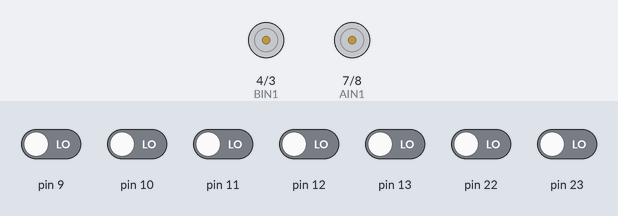
The sketch below on a simulated Arduino Uno, built with avr-gcc and run on an emulated ATmega328P. Parts: motor-driver pin pairs drawn as motors (green arrow = first pin HIGH = forward, orange = second pin HIGH = backward, longer = more drive). The inputs (shaded band) are chosen by the test bench; at power-on: pin 9–13, pin 22, pin 23 LOW.

Above: at 1.2 s.
1.3 s: pin 9 driven HIGH
At 2.3 s:
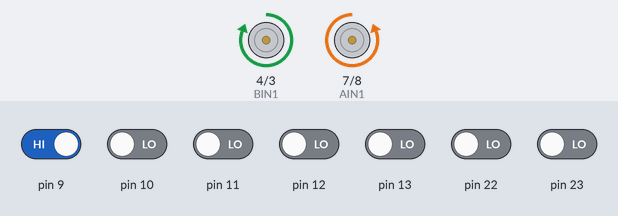
2.8 s: pin 11 driven HIGH
At 3.9 s:
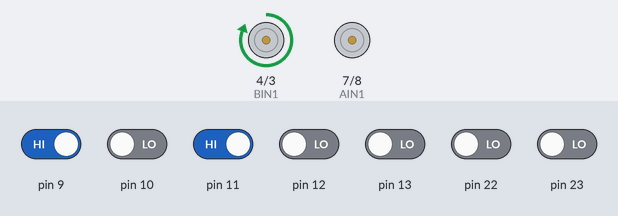
4.4 s: pin 11 driven LOW
At 5.1 s:
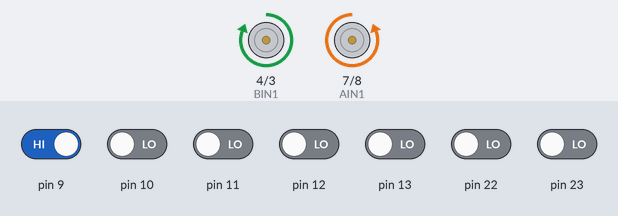
5.9 s: pin 9 driven LOW
At 6.4 s:
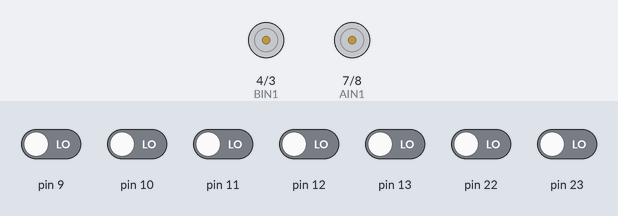
7.4 s: pin 13 driven HIGH
At 8.8 s:
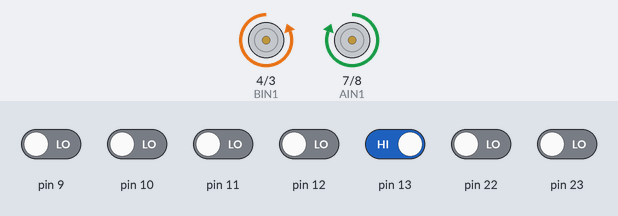
Timing chart, 0 to 9.9 s (numbered marks = the images above; inputs shaded):
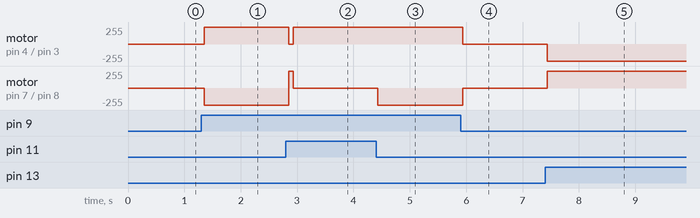

The sketch:

LFR_fullcode.ino
```cpp
/*
Line Follower ItMuC & SPE Project
By:
- Bryan Jeremias Legihono (2602147925)
- Muhammad Muflih Fasya (2602151866)

Robot Name: ???
*/

// Define motor control pins
#define AIN1 7
#define AIN2 8
#define BIN1 4
#define BIN2 3

// Define PID Constants
const float Kp = 40;
const float Ki = 0.01;
const float Kd = 8;

void sensorRead();

void motorCtrl(float);
void forward();
void backward();
void stop();
void turnLeft();
void turnRight();
void turnLeftIn();
void turnRightIn();
void rotateCCW();
void rotateCW();

int errorCal();
uint8_t getSensorByte();

// Variable Initialization
bool IRVal[5] = {0,0,0,0,0};
float I = 0;
float lastErr = 0;

void setup() {
  Serial.begin(9600);

  // Set sensor pins as inputs
  DDRB &= ~(0b00111110); // Pin 9-13 (5 in total)

  // Set motor control pins as outputs
  pinMode(AIN1, OUTPUT);
  pinMode(AIN2, OUTPUT);
  pinMode(BIN1, OUTPUT);
  pinMode(BIN2, OUTPUT);

  // Initial motor state (stop)
  stop();
}

// Main Loop
void loop() {
  sensorRead();

  // Calculate error (desired position is 0)
  float err = errorCal();

  // Calculate integral
  I += err;

  // Calculate derivative
  float D = err - lastErr;

  // PID output
  float out = Kp * err + Ki * I + Kd * D;

  // Save the error for the next loop
  lastErr = err;

  motorCtrl(out);

  // // Optional: Debugging output
  // Serial.print(" Error: ");
  // Serial.print(err);
  // Serial.print(" Output: ");
  // Serial.println(out);

  // Small delay to prevent overwhelming the serial output
  delay(75);
}

// Calculates error
int errorCal(){
  int error = 0;
  uint8_t byteVal = getSensorByte();

  // Serial.print(byteVal);

  if      (byteVal == 0b00010000) error = -4;
  else if (byteVal == 0b00011000) error = -3;
  else if (byteVal == 0b00011100) error = -3;
  else if (byteVal == 0b00011110) error = -3;
  else if (byteVal == 0b00001000) error = -2;
  else if (byteVal == 0b00001100) error = -1;
  else if (byteVal == 0b00010100) error = -1;
  else if (byteVal == 0b00000100) error = 0;
  else if (byteVal == 0b00000101) error = 1;
  else if (byteVal == 0b00000110) error = 1;
  else if (byteVal == 0b00000010) error = 2;
  else if (byteVal == 0b00001111) error = 3;
  else if (byteVal == 0b00000111) error = 3;
  else if (byteVal == 0b00000011) error = 3;
  else if (byteVal == 0b00000001) error = 4;

  return error;
}

// Get byte data of sensor readings
uint8_t getSensorByte() {
  uint8_t byteVal = 0;

  for(int i = 0; i < 5; i++) {
    byteVal |= (IRVal[i] << i);
  }

  return byteVal;
}

/* Read data from sensor.
  **Note: spesific pins (9,10,11,12,13) & spesific sensor counts (5).
*/
void sensorRead() {
  for(int i = 0; i < 5; i++) {
    IRVal[i] = !(PINB & _BV(i+1));
  }
}

/* Motor Control Function */
void motorCtrl(float out) {
  if (getSensorByte() == 0b00011111) {
    stop();
    return;
  }

  if (out > 0.2) {
    if (out < 100) turnRight();
    else rotateCW();
  } else if (out < -0.2) {
    if (out > -100) turnLeft();
    else rotateCCW();
  } else {
    forward();
  }
}

/* ={ Movement Functions }= */

// Robot move forward
void forward() {
  // Motor A (left)
  digitalWrite(AIN1, HIGH);
  digitalWrite(AIN2, LOW);

  // Motor B (right)
  digitalWrite(BIN1, HIGH);
  digitalWrite(BIN2, LOW);
}

// Robot move backward
void backward() {
  // Motor A (left)
  digitalWrite(AIN1, LOW);
  digitalWrite(AIN2, HIGH);

  // Motor B (right)
  digitalWrite(BIN1, LOW);
  digitalWrite(BIN2, HIGH);
}

// Stops the robot
void stop() {
  // Motor A (left)
  digitalWrite(AIN1, LOW);
  digitalWrite(AIN2, LOW);

  // Motor B (right)
  digitalWrite(BIN1, LOW);
  digitalWrite(BIN2, LOW);
}

// Robot turn left and move forward
void turnLeft() {
  // Motor A (left)
  digitalWrite(AIN1, LOW);
  digitalWrite(AIN2, LOW);

  // Motor B (right)
  digitalWrite(BIN1, HIGH);
  digitalWrite(BIN2, LOW);
}

// Robot turn left and move forward
void turnRight() {
  // Motor A (left)
  digitalWrite(AIN1, HIGH);
  digitalWrite(AIN2, LOW);

  // Motor B (right)
  digitalWrite(BIN1, LOW);
  digitalWrite(BIN2, LOW);
}

// Robot turn left and move backward
void turnLeftIn() {
    // Motor A (left)
  digitalWrite(AIN1, LOW);
  digitalWrite(AIN2, HIGH);

  // Motor B (right)
  digitalWrite(BIN1, LOW);
  digitalWrite(BIN2, LOW);
}

// Robot turn right and move backward
void turnRightIn() {
    // Motor A (left)
  digitalWrite(AIN1, LOW);
  digitalWrite(AIN2, LOW);

  // Motor B (right)
  digitalWrite(BIN1, LOW);
  digitalWrite(BIN2, HIGH);
}

void rotateCCW() {
  // Motor A (left)
  digitalWrite(AIN1, LOW);
  digitalWrite(AIN2, HIGH);

  // Motor B (right)
  digitalWrite(BIN1, HIGH);
  digitalWrite(BIN2, LOW);
}

void rotateCW() {
  // Motor A (left)
  digitalWrite(AIN1, HIGH);
  digitalWrite(AIN2, LOW);

  // Motor B (right)
  digitalWrite(BIN1, LOW);
  digitalWrite(BIN2, HIGH);
}
```

Measured:
- after the input at 1.3 s, motor on pin 4 (BIN1) / pin 3 (BIN2): stopped → forward 255/255 after 0.05 s; motor on pin 7 (AIN1) / pin 8 (AIN2): stopped → backward 255/255 after 0.05 s
- after the input at 2.8 s, motor on pin 4 (BIN1) / pin 3 (BIN2): forward 255/255 → stopped after 0.06 s, → forward 255/255 0.08 s later; motor on pin 7 (AIN1) / pin 8 (AIN2): backward 255/255 → forward 255/255 after 0.06 s, → stopped 0.08 s later
- after the input at 4.4 s, motor on pin 7 (AIN1) / pin 8 (AIN2): stopped → backward 255/255 at once
- after the input at 5.9 s, motor on pin 4 (BIN1) / pin 3 (BIN2): forward 255/255 → stopped at once; motor on pin 7 (AIN1) / pin 8 (AIN2): backward 255/255 → stopped at once
- after the input at 7.4 s, motor on pin 4 (BIN1) / pin 3 (BIN2): stopped → backward 255/255 at once; motor on pin 7 (AIN1) / pin 8 (AIN2): stopped → forward 255/255 at once
